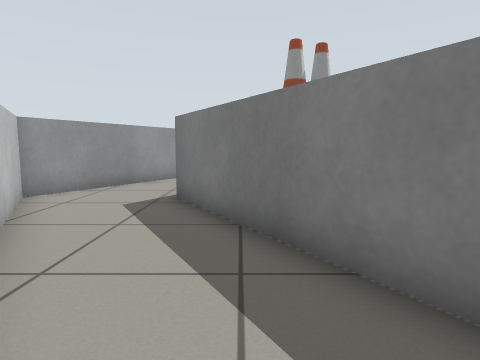
view 1 (above)

14 first-person views from a walk through a robot-simulator world made for Gazebo. The camera is 0.63 m above the floor, tilts 6° down and sees 75° across. The floor is counted in squares, 0.5 m on a side. Each view is taken from the middle of a square. On the plan, view 1 faces up. The plan holds only what a view shows up to about 13 squares ahead; the rest is blank. The place goes on beyond the plan.

view 2
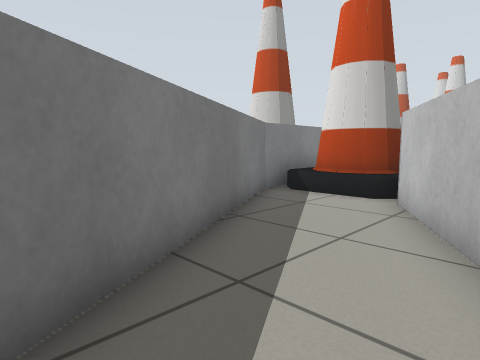

view 3
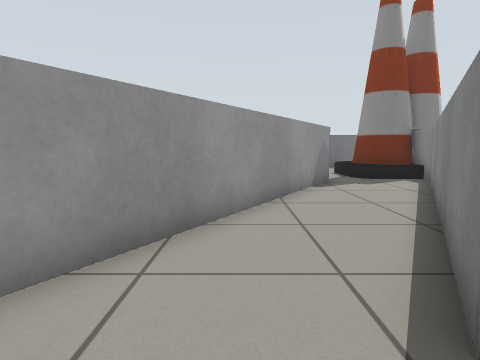

view 4
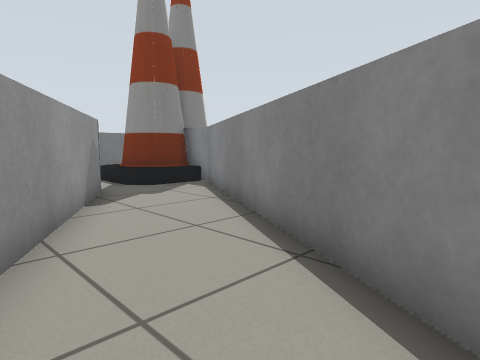

view 5
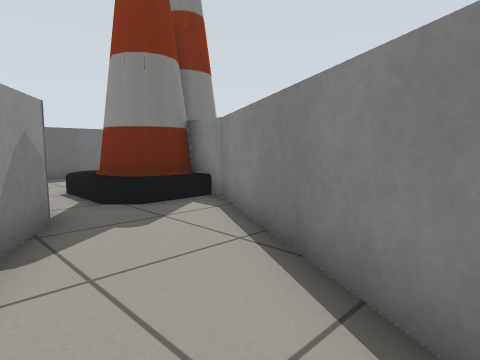

view 6
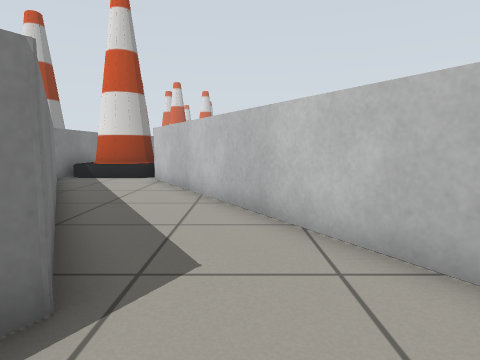

view 7
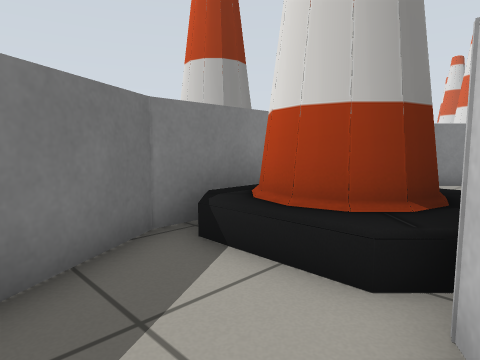

view 8
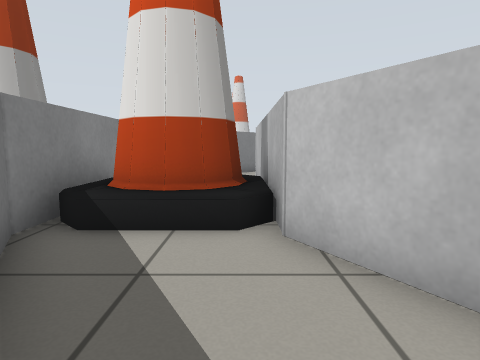

view 9
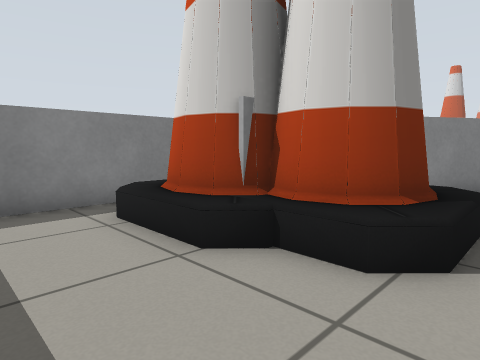

view 10
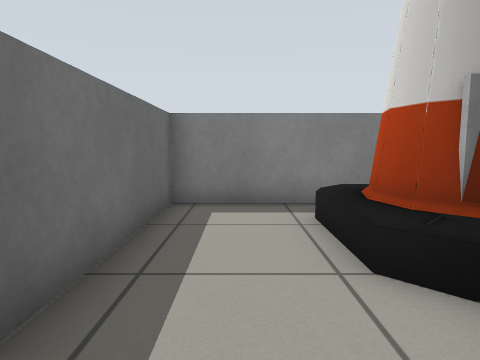

view 11
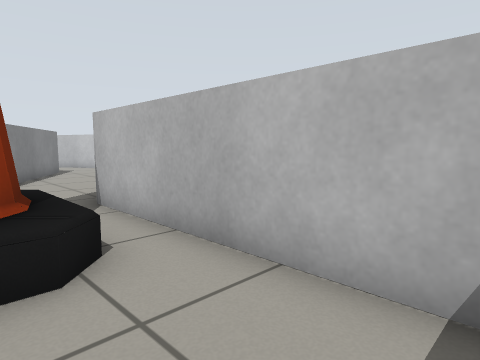

view 12
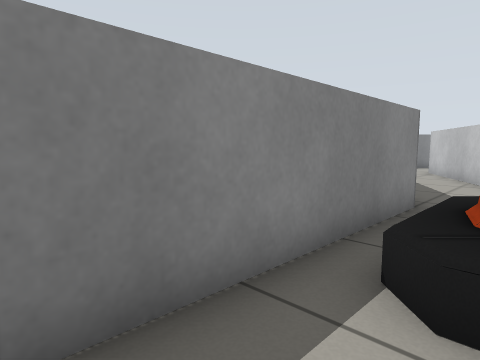

view 13
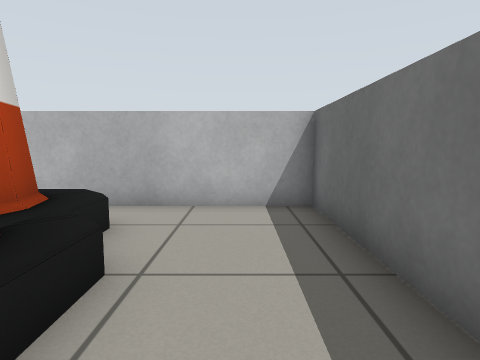

view 14
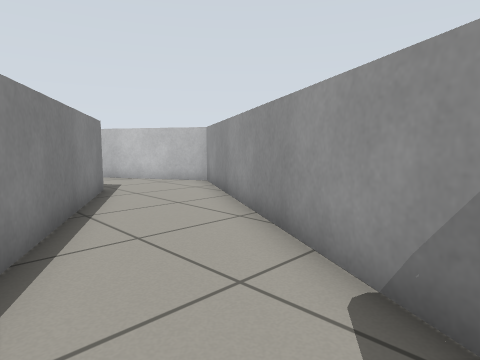

### Floor plan
Key: @ floor where view 1 was taken; # wall or solid block; . floor; C cone.
Columns run from 5 left of view 1 to 9 right of it. Each row starts with its distance up from view 1.
 26      #########
 25      #.......#
 24      #.......#
 23      #...CCC.#
 22      #.CCCCCC#
 21      #.CCC CC#
 20      #.C CCCC#
 19      #.CCC  C#
 18      #.CC#   #
 17     ##...#
 16     #...##
 15    ##...#
 14    #...##    ..
 13   ##..##     ..
 12   #...#      #.
 11  ##..##      ##
 10 ##...#
  9 #...##
  8 #...#
  7 #...#
  6 ##..##
  5  #...#
  4  ##..##
  3   #...##
  2   ##...#
  1    ##..##
  0     #@..#
 -1     ##..##
 -2      #...#
 -3      #CCCC
 -4      #CCCC
 -5      #CCCC CCC

Where each view was taken, in squares from view 1:
view 1: 0 up, 0 right, facing up
view 2: 5 up, 2 left, facing down-right
view 3: 6 up, 3 left, facing up
view 4: 9 up, 3 left, facing up-right
view 5: 12 up, 1 left, facing up-right
view 6: 10 up, 3 left, facing down
view 7: 0 up, 0 right, facing down-right
view 8: 2 up, 1 right, facing down
view 9: 25 up, 1 right, facing down-right
view 10: 24 up, 1 right, facing right
view 11: 25 up, 3 right, facing down-left
view 12: 25 up, 6 right, facing down-right
view 13: 24 up, 7 right, facing left
view 14: 17 up, 2 right, facing down-left
